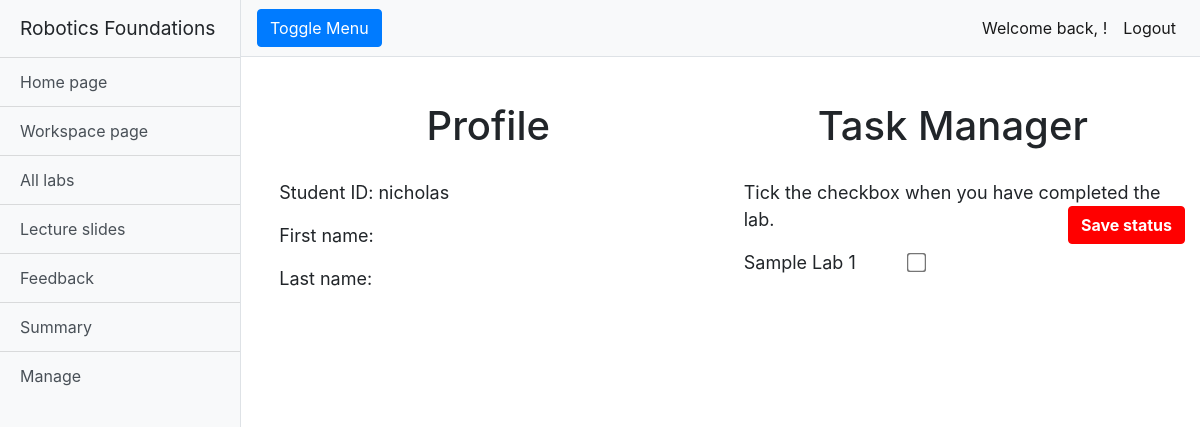
The page /rfwa/summary/nicholas/ (signed in) on the database as committed earlier.
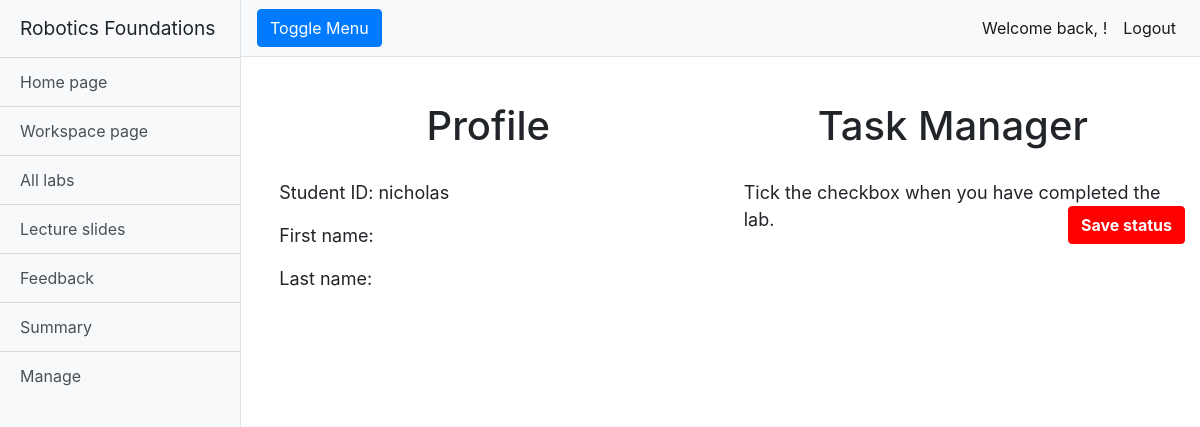
The same page on the database as committed later.
### rfwa/models.py (models this page shows, shortened)
class Lab(models.Model):
    name = models.CharField(max_length=128)
    description = models.TextField(max_length=2048)
    open_Date = models.DateTimeField(timezone.now())
    close_Date = models.DateTimeField(timezone.now())
    lab_Files = models.FileField(upload_to='labs/')
    slug = models.SlugField(primary_key=True, blank=True)

### rfwa/views.py (the view)
# urls.py: path('summary/<str:username>/', views.summary, name='summary'),
@login_required
def summary(request, username):
    user = User.objects.get(username=username)
    labs = Lab.objects.order_by('close_Date')
    context_dict = {'user': user, 'labs': labs}
    return render(request, 'rfwa/summary.html', context_dict)

### templates/rfwa/summary.html (shortened to what this page needs)
{% extends "rfwa/base.html" %}
{% load staticfiles %}
{% block extra_head %}
<link href="{% static 'css/summary.css' %}" rel="stylesheet">
<link href="{% static 'css/button.css' %}" rel="stylesheet">
{% endblock %}
{% block body_block %}
<div class="container-fluid">
  <div class="main-summary-container">
    <div class="summary-rightside">
      <h1 class="mt-4">Profile</h1>
      <p class="profile-text">Student ID: {{user.username}}</p>
      <p class="profile-text">First name: {{user.first_name}}</p>
      <p class="profile-text">Last name: {{user.last_name}}</p>
    </div>
    <div class="summary-leftside">
      <h1 class="mt-4">Task Manager</h1>
      <div class="description-row">
        <p class="profile-text"> Tick the checkbox when you have completed the lab.<button type="button"
            class="summary-button-rightside btn btn-primary-red font-weight-bold" onClick="save()">Save status</button></p>
      </div>
      {% for lab in labs %}
      <div>
        <label for="option1" class="profile-text summary-checkbox">{{lab.name}}</label>
        <input type="checkbox" id="{{lab.name}}" class="lab-name">
      </div>
      {% endfor %}
    </div>
  </div>
</div>
{% endblock %}

Rows that differ between the two databases and show on the page:
removed Lab: name "Sample Lab 1"
